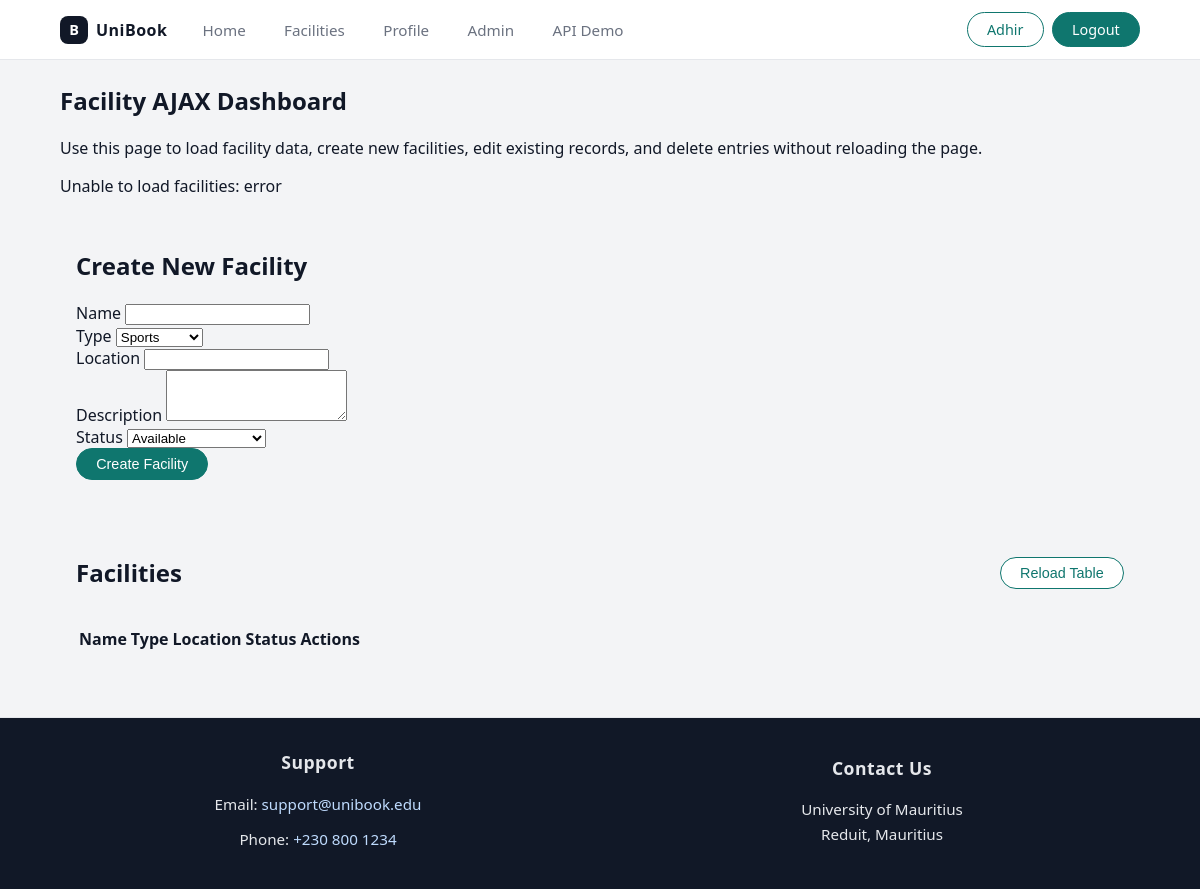
Page /manage/ajax-facilities/ (signed in) on the committed database.
### booking_sys/models.py (models this page shows, shortened)
class User(AbstractUser):
    MEMBER_TYPES = [
        ('student', 'Student'),
        ('staff', 'Staff'),
        ('admin', 'Administrator'),
    ]
    user_id = models.UUIDField(primary_key=True, default=uuid.uuid4, editable=False)
    email = models.EmailField(unique=True, verbose_name="User Email")
    first_name = models.CharField(max_length=100)
    last_name = models.CharField(max_length=100)
    member_type = models.CharField(max_length=10, choices=MEMBER_TYPES)
    user_phone = models.CharField(max_length=15, blank=True, null=True)
    date_joined = models.DateTimeField(auto_now_add=True)
    is_active = models.BooleanField(default=True)
    USERNAME_FIELD = 'email'
    REQUIRED_FIELDS = ['username','first_name', 'last_name', 'member_type']

class SiteSettings(models.Model):
    hero_image_url = models.URLField(
        blank=True,
        null=True,
        help_text="Enter the URL of the hero banner image. Leave blank for default gradient."
    )
    hero_title = models.CharField(
        max_length=200,
        default="Reserve football, volleyball and badminton courts instantly.",
        help_text="Main heading text for hero banner"
    )
    hero_subtitle = models.TextField(
        default="No more waiting in line or dealing with paper schedules. Book, manage and track your facility usage online.",
        help_text="Subtitle text for hero banner"
    )
    support_email = models.EmailField(
        default="support@unibook.edu",
        help_text="Email address for support inquiries"
    )
    support_phone = models.CharField(
        max_length=20,
        default="+230 800 1234",
        help_text="Phone number for support (format: +country code XXX XXXX)"
    )
    class Meta:
        verbose_name = "Site Settings"
        verbose_name_plural = "Site Settings"
    @classmethod
    def get_settings(cls):
        obj, created = cls.objects.get_or_create(pk=1)
        return obj

### booking_sys/views.py (the view)
# urls.py: path('manage/ajax-facilities/', views.ajax_facilities, name='ajax_facilities'),
@login_required
def ajax_facilities(request):
    return render(request, 'ajax_facilities.html')

### booking_sys/context_processors.py (called while the page is built)
def site_settings(request):
    return {
        'site_settings': SiteSettings.get_settings()
    }

### booking_sys/templates/ajax_facilities.html (shortened to what this page needs)
{% extends 'base.html' %}
{% load static %}
{% block content %}
  <section class="page-section">
    <h1>Facility AJAX Dashboard</h1>
    <p>Use this page to load facility data, create new facilities, edit existing records, and delete entries without reloading the page.</p>
    <div id="api-status" class="alert alert-info" style="display: none; margin-bottom: 1rem;"></div>
    <div class="card" style="margin-bottom: 1.5rem; padding: 1rem;">
      <h2>Create New Facility</h2>
      <form id="facility-create-form">
        <div class="form-row">
          <label for="facility-name">Name</label>
          <input id="facility-name" type="text" name="facility_name" required />
        </div>
        <div class="form-row">
          <label for="facility-type">Type</label>
          <select id="facility-type" name="facility_type" required>
            <option value="sports">Sports</option>
          </select>
        </div>
        <div class="form-row">
          <label for="facility-location">Location</label>
          <input id="facility-location" type="text" name="location" required />
        </div>
        <div class="form-row">
          <label for="facility-description">Description</label>
          <textarea id="facility-description" name="description" rows="3"></textarea>
        </div>
        <div class="form-row">
          <label for="facility-status">Status</label>
          <select id="facility-status" name="facility_status" required>
            <option value="available">Available</option>
          </select>
        </div>
        <button type="submit" class="btn btn-primary">Create Facility</button>
      </form>
    </div>
    <div class="card" style="padding: 1rem;">
      <div style="display: flex; justify-content: space-between; align-items: center; margin-bottom: 1rem;">
        <h2>Facilities</h2>
        <button type="button" class="btn btn-outline" id="refresh-table">Reload Table</button>
      </div>
      <table id="facilities-table" class="data-table">
        <thead>
          <tr>
            <th>Name</th>
            <th>Type</th>
            <th>Location</th>
            <th>Status</th>
            <th>Actions</th>
          </tr>
        </thead>
      </table>
    </div>
  </section>
{% endblock %}

### booking_sys/templates/base.html (shortened to what this page needs)
{% load static %}
<!DOCTYPE html>
<html lang="en">
<head>
  <link rel="stylesheet" href="{% static 'css/mystyle.css' %}" />
</head>
<body>
  <header class="navbar">
    <div class="nav-left">
      <div class="brand">
        <span class="brand-logo">B</span>
        <span class="brand-name">UniBook</span>
      </div>
      <nav class="nav-links">
        <a href="{% url 'booking_sys:home' %}" class="nav-link">Home</a>
        <a href="{% url 'booking_sys:facilities' %}" class="nav-link">Facilities</a>
        {% if user.is_authenticated %}
          <a href="{% url 'booking_sys:profile' %}" class="nav-link">Profile</a>
        {% endif %}
        {% if user.is_staff or user.member_type == 'admin' %}
          <a href="{% url 'booking_sys:admin_dashboard' %}" class="nav-link">Admin</a>
          <a href="{% url 'booking_sys:ajax_facilities' %}" class="nav-link">API Demo</a>
        {% endif %}
      </nav>
    </div>
    <div class="nav-right">
        {% if user.is_authenticated %}
          <a href="{% url 'booking_sys:profile' %}" class="btn btn-outline">{{ user.first_name }}</a>
          <a href="{% url 'booking_sys:logout' %}" class="btn btn-primary">Logout</a>
        {% else %}
          <a href="{% url 'booking_sys:login' %}" class="btn btn-outline">Sign In</a>
          <a href="{% url 'booking_sys:register' %}" class="btn btn-primary">Sign Up</a>
        {% endif %}
    </div>
  </header>
  <main class="page-container">
    {% block content %}{% endblock %}
  </main>
  <footer class="site-footer">
    <div class="footer-inner">
      <div style="text-align: center;">
        <h5>Support</h5>
        {% if site_settings %}
          <p>Email: <a href="mailto:{{ site_settings.support_email }}">{{ site_settings.support_email }}</a></p>
          <p>Phone: <a href="tel:{{ site_settings.support_phone }}">{{ site_settings.support_phone }}</a></p>
        {% else %}
          <p>Email: <a href="mailto:support@unibook.edu">support@unibook.edu</a></p>
          <p>Phone: <a href="tel:+230 800 1234">+230 800 1234</a></p>
        {% endif %}
      </div>
      <div style="text-align: center;">
        <h5>Contact Us</h5>
        <p>University of Mauritius<br />Reduit, Mauritius</p>
      </div>
    </div>
  </footer>
</body>
</html>

### booking_sys/static/css/mystyle.css (style rules this page uses)
:root { --bg: #f3f4f6; --surface: #ffffff; --border-subtle: #e5e7eb; --text-main: #111827; --text-muted: #6b7280; --primary: #0f766e; --primary-soft: #e0f2f1; --primary-dark: #064e3b; --accent: #2563eb; --danger: #dc2626; --warning: #f59e0b; --radius-card: 16px; --shadow-soft: 0 10px 25px rgba(15,23,42,0.08); --font-sans: system-ui, -apple-system, BlinkMacSystemFont, "Segoe UI", sans-serif; }
*, *::before, *::after { box-sizing: border-box; }
body { margin: 0; font-family: var(--font-sans); color: var(--text-main); background: var(--bg); }
.navbar { position: sticky; top: 0; z-index: 100; background: #ffffff; border-bottom: 1px solid var(--border-subtle); display: flex; align-items: center; justify-content: space-between; padding: 0.75rem 5vw; }
.nav-left { display: flex; align-items: center; gap: 1.5rem; }
.brand { display: flex; align-items: center; gap: 0.5rem; }
.brand-logo { width: 28px; height: 28px; border-radius: 8px; background: #111827; color: #ffffff; display: inline-flex; align-items: center; justify-content: center; font-weight: 700; font-size: 0.9rem; }
.brand-name { font-weight: 600; letter-spacing: 0.03em; }
.nav-links { display: flex; gap: 1rem; }
.nav-link { font-size: 0.95rem; color: var(--text-muted); text-decoration: none; padding: 0.35rem 0.7rem; border-radius: 999px; }
.nav-right { display: flex; gap: 0.5rem; }
.btn { display: inline-flex; align-items: center; justify-content: center; padding: 0.45rem 1.2rem; border-radius: 999px; font-size: 0.9rem; font-weight: 500; border: 1px solid transparent; cursor: pointer; text-decoration: none; white-space: nowrap; }
.btn-primary { background: var(--primary); color: #ffffff; border-color: var(--primary); }
.btn-outline { background: #ffffff; color: var(--primary); border-color: var(--primary); }
.page-container { max-width: 1200px; margin: 1.5rem auto 3rem; padding: 0 5vw; }
.site-footer { border-top: 1px solid var(--border-subtle); background: #111827; color: #e5e7eb; padding: 2rem 5vw; }
.footer-inner { max-width: 1200px; margin: 0 auto; display: grid; grid-template-columns: repeat(2, 1fr); gap: 3rem; }
.site-footer > div > div { display: flex; flex-direction: column; align-items: center; justify-content: center; }
.site-footer h5 { margin: 0 0 0.75rem 0; font-size: 1.1rem; font-weight: 600; letter-spacing: 0.5px; }
.site-footer p { margin: 0.35rem 0; font-size: 0.95rem; line-height: 1.6; }
.site-footer a { color: #bfdbfe; text-decoration: none; transition: color 0.2s; }

### rows in the picture
User: first_name "Adhir"
SiteSettings: support_email "support@unibook.edu", support_phone "+230 800 1234"
